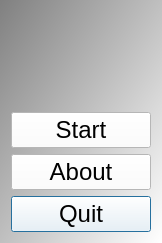
<?xml version="1.0" encoding="UTF-8"?>
<ui version="4.0">
 <class>QtTestFunctionParserMenuDialog</class>
 <widget class="QDialog" name="QtTestFunctionParserMenuDialog">
  <property name="geometry">
   <rect>
    <x>0</x>
    <y>0</y>
    <width>162</width>
    <height>243</height>
   </rect>
  </property>
  <property name="font">
   <font>
    <pointsize>18</pointsize>
   </font>
  </property>
  <property name="windowTitle">
   <string>TestFunctionParser</string>
  </property>
  <property name="styleSheet">
   <string notr="true">QDialog { 
background-color: qlineargradient(x1: 0, y1: 0, x2: 1, y2: 1, stop: 0  #808080, stop: 1 #ffffff);
}
QPushButton { background-color: rgb(255, 255, 255);  }
QPushButton { color: rgb(0,0,0); }
QPushButton { font: 32px &quot;Courier New&quot;, courier, monospace }</string>
  </property>
  <layout class="QGridLayout" name="gridLayout">
   <item row="3" column="0">
    <widget class="QPushButton" name="button_quit">
     <property name="text">
      <string>Quit</string>
     </property>
     <property name="flat">
      <bool>false</bool>
     </property>
    </widget>
   </item>
   <item row="1" column="0">
    <widget class="QPushButton" name="button_start">
     <property name="text">
      <string>Start</string>
     </property>
     <property name="flat">
      <bool>false</bool>
     </property>
    </widget>
   </item>
   <item row="2" column="0">
    <widget class="QPushButton" name="button_about">
     <property name="text">
      <string>About</string>
     </property>
     <property name="flat">
      <bool>false</bool>
     </property>
    </widget>
   </item>
   <item row="0" column="0">
    <widget class="QLabel" name="label">
     <property name="text">
      <string/>
     </property>
     <property name="pixmap">
      <pixmap resource="TestFunctionParser.qrc">:/TestFunctionParser/images/TestFunctionParserSimple.png</pixmap>
     </property>
    </widget>
   </item>
  </layout>
 </widget>
 <resources>
  <include location="TestFunctionParser.qrc"/>
 </resources>
 <connections/>
</ui>
